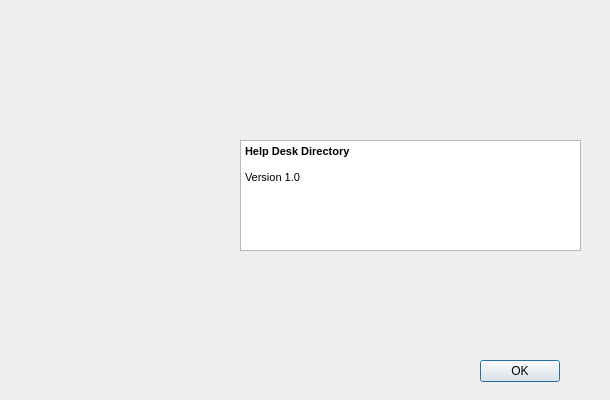
<?xml version="1.0" encoding="UTF-8"?>
<ui version="4.0">
 <class>program_version</class>
 <widget class="QDialog" name="program_version">
  <property name="geometry">
   <rect>
    <x>0</x>
    <y>0</y>
    <width>610</width>
    <height>400</height>
   </rect>
  </property>
  <property name="windowTitle">
   <string>About the program</string>
  </property>
  <widget class="QTextEdit" name="PTE_version">
   <property name="geometry">
    <rect>
     <x>240</x>
     <y>140</y>
     <width>341</width>
     <height>111</height>
    </rect>
   </property>
   <property name="readOnly">
    <bool>true</bool>
   </property>
   <property name="html">
    <string>&lt;!DOCTYPE HTML PUBLIC &quot;-//W3C//DTD HTML 4.0//EN&quot; &quot;http://www.w3.org/TR/REC-html40/strict.dtd&quot;&gt;
&lt;html&gt;&lt;head&gt;&lt;meta name=&quot;qrichtext&quot; content=&quot;1&quot; /&gt;&lt;style type=&quot;text/css&quot;&gt;
p, li { white-space: pre-wrap; }
&lt;/style&gt;&lt;/head&gt;&lt;body style=&quot; font-family:'MS Shell Dlg 2'; font-size:7.8pt; font-weight:400; font-style:normal;&quot;&gt;
&lt;p style=&quot; margin-top:0px; margin-bottom:0px; margin-left:0px; margin-right:0px; -qt-block-indent:0; text-indent:0px;&quot;&gt;&lt;span style=&quot; font-size:8pt; font-weight:600;&quot;&gt;Help Desk Directory&lt;/span&gt;&lt;/p&gt;
&lt;p style=&quot;-qt-paragraph-type:empty; margin-top:0px; margin-bottom:0px; margin-left:0px; margin-right:0px; -qt-block-indent:0; text-indent:0px; font-size:8pt; font-weight:600;&quot;&gt;&lt;br /&gt;&lt;/p&gt;
&lt;p style=&quot; margin-top:0px; margin-bottom:0px; margin-left:0px; margin-right:0px; -qt-block-indent:0; text-indent:0px;&quot;&gt;&lt;span style=&quot; font-size:8pt;&quot;&gt;Version 1.0&lt;/span&gt;&lt;/p&gt;&lt;/body&gt;&lt;/html&gt;</string>
   </property>
  </widget>
  <widget class="QLabel" name="lbl_book">
   <property name="geometry">
    <rect>
     <x>18</x>
     <y>85</y>
     <width>200</width>
     <height>218</height>
    </rect>
   </property>
   <property name="text">
    <string/>
   </property>
   <property name="pixmap">
    <pixmap>../../Icons/book.png</pixmap>
   </property>
  </widget>
  <widget class="QDialogButtonBox" name="about_program_dialog_btns">
   <property name="geometry">
    <rect>
     <x>400</x>
     <y>355</y>
     <width>160</width>
     <height>32</height>
    </rect>
   </property>
   <property name="orientation">
    <enum>Qt::Horizontal</enum>
   </property>
   <property name="standardButtons">
    <set>QDialogButtonBox::Ok</set>
   </property>
  </widget>
 </widget>
 <resources/>
 <connections/>
</ui>
